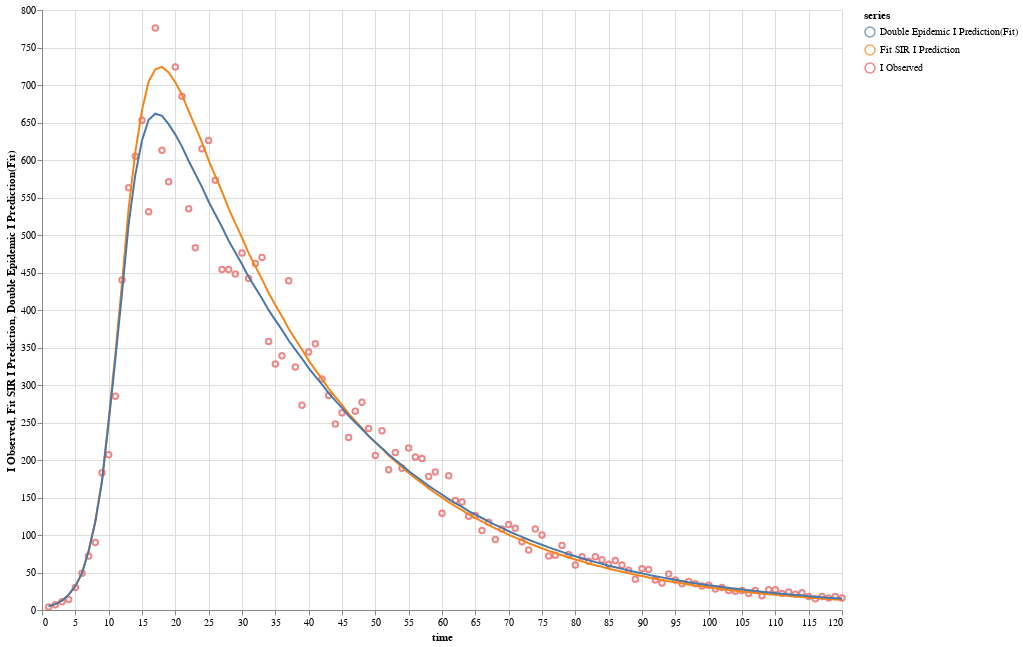

The notebook cell saved with this chart:
### Code cell
plot("Double Epidemic Predictions", [observed_I_series, sir_fit_series, de_fit_series], time(observed), "time")

### Figure 1 — Vega-Lite specification as saved in the notebook (floating-point values rounded to 4 significant figures; data arrays with more than 128 entries replaced by an {"elided": "..."} marker saying what was removed)
{"$schema": "https://vega.github.io/schema/vega-lite/v4.json", "data": {"values": {"elided": "360 records"}}, "description": "", "height": 600, "layer": [{"encoding": {"color": {"field": "series", "type": "nominal"}, "x": {"field": "time", "type": "quantitative"}, "y": {"field": "I Observed", "type": "quantitative"}}, "mark": "point"}, {"encoding": {"color": {"field": "series", "type": "nominal"}, "x": {"field": "time", "type": "quantitative"}, "y": {"field": "Fit SIR I Prediction", "type": "quantitative"}}, "mark": "line"}, {"encoding": {"color": {"field": "series", "type": "nominal"}, "x": {"field": "time", "type": "quantitative"}, "y": {"field": "Double Epidemic I Prediction(Fit)", "type": "quantitative"}}, "mark": "line"}], "width": 800}
